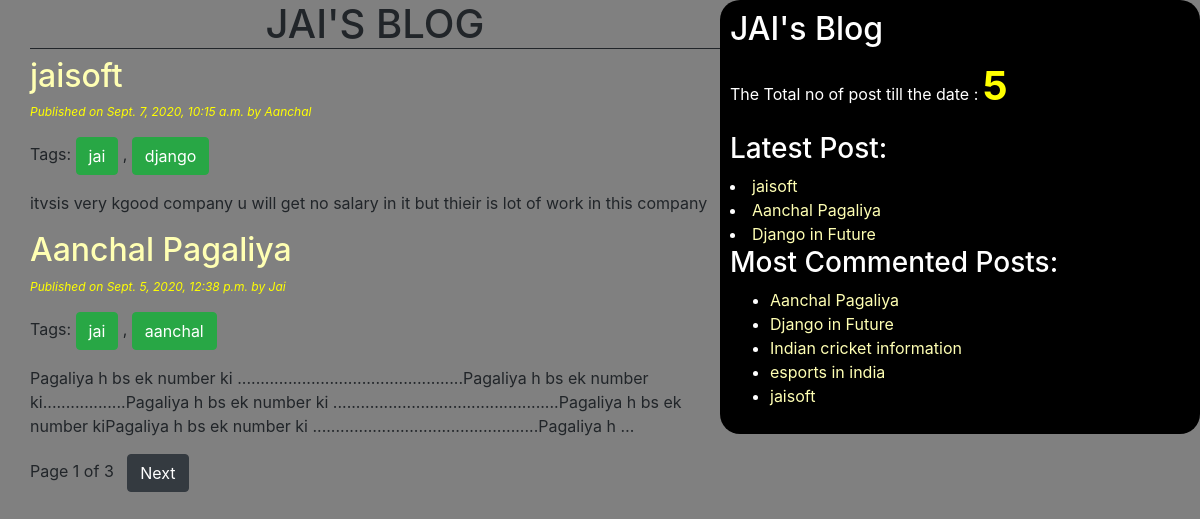
The page / on the database its author committed.
### blogapp/models.py (models this page shows, shortened)
class Post(models.Model):
    STATUS_CHOICES=(('draft', 'Draft'), ('published', 'Published'))
    title=models.CharField(max_length=256)
    slug=models.SlugField(max_length=256, unique_for_date='publish')
    author=models.ForeignKey(User, related_name='blog_posts', on_delete=models.CASCADE)
    body=models.TextField()
    publish=models.DateTimeField(default=timezone.now)
    created=models.DateTimeField(auto_now_add=True)
    updated = models.DateTimeField(auto_now=True)
    status=models.CharField(max_length=10, choices=STATUS_CHOICES, default='draft')
    objects=CustomManager()
    tags= TaggableManager()
    class Meta:
        ordering = ('-publish',)
    def get_absolute_url(self):
        return reverse('post_detail', args=[self.publish.year, self.publish.strftime('%m'), self.publish.strftime('%d'), self.slug]
        )

### blogapp/views.py (the view)
# urls.py: path('', views.post_list_view),
def post_list_view(request,tag_slug=None):
    post_list=Post.objects.all()
    tag=None
    if tag_slug:
        tag=get_object_or_404(Tag,slug=tag_slug)
        post_list= post_list.filter(tags__in=[tag])
    paginator=Paginator(post_list,2)
    page_number=request.GET.get('page')
    try:
        post_list=paginator.page(page_number)
    except PageNotAnInteger:
        post_list=paginator.page(1)
    except EmptyPage:
        post_list=paginator.page(paginator.num_pages)
    return render(request,'blog/post_list.html',{'post_list':post_list})

### blogapp/models.py (called while the page is built)
    def get_queryset(self):
        return super().get_queryset().filter(status='published')

### blogapp/templatetags/blog_tags.py (called while the page is built)
@register.simple_tag(name='my_tag')
def total_posts():
    return Post.objects.count()

@register.inclusion_tag('blog/latest_post123.html')
def show_latest_posts():
    latest_posts=Post.objects.order_by('-publish')[:3]
    return {'latest_posts':latest_posts}

@register.simple_tag
def get_most_commented_posts(count=5):
    return Post.objects.annotate(total_comments=Count('comments')).order_by('-total_comments')[:count]

### templates/blog/post_list.html (shortened to what this page needs)
<!DOCTYPE html>
{%extends 'blog/base.html'%}
{%block content%}
<h1> JAI'S BLOG</h1>
{%for post in post_list%}
<a href="{{post.get_absolute_url}}"><h2>{{post.title}}</h2></a>
<p id="date">Published on {{post.publish}} by {{post.author|title}}</p>
<p>Tags:
    {%for tag in post.tags.all %}
    <a href="{%url 'post_list_by_tag_name' tag.slug%}" class="btn btn-success">{{tag.name}}</a>
    {%if not forloop.last%},{%endif%}
    {%endfor%}
    </p>
{{post.body|truncatewords:30|linebreaks}}
{%endfor%}
{%include 'blog/pagination.html' with page=post_list%}
{%endblock%}

### templates/blog/base.html (shortened to what this page needs)
<!DOCTYPE html>
{%load blog_tags%}
{%load static%}
<html lang="en" dir="ltr">
  <head>
      <link rel="stylesheet" href="https://stackpath.bootstrapcdn.com/bootstrap/4.5.2/css/bootstrap.min.css">
      <link rel="stylesheet" href="{%static 'css/blog.css'%}">
  </head>
  <body>
  <div class="content">
      {%block content%}
      {%endblock%}
  </div>
  <div class="sidebar">
      <h2>JAI's Blog</h2>
      <p>The Total no of post till the date : <span id="pcount">{%my_tag%}</span></p>
      <h3>Latest Post:</h3>{%show_latest_posts%}
      <h3>Most Commented Posts:</h3>
      {%get_most_commented_posts as most_commented_posts%}
          <ul>
              {%for post in most_commented_posts%}
          <li><a href="{{post.get_absolute_url}}">{{post.title}}</a></li>
          {%endfor%}
          </ul>
  </div>
  </body>
</html>

### templates/blog/pagination.html (shortened to what this page needs)
<div class="paginator">
    <span>Page {{page.number}} of {{page.paginator.num_pages}}</span>&nbsp&nbsp
      {%if page.has_next%}
    <a href="?page={{page.next_page_number}}" class="btn btn-dark">Next</a>
    {%endif%}
</div>

### templates/blog/latest_post123.html (shortened to what this page needs)
<a>
    {%for post in latest_posts%}
    <li><a href="{{post.get_absolute_url}}" >{{post.title}}</a></li>
    {%endfor%}

### static/css/blog.css (style rules this page uses)
.content { width:60%; float: left; padding: 0 0 0 30px; }
.sidebar { width:40%; float:right; padding: 10px; background : #000; color:white; height:100%; border-radius: 20px; }
h1 { text-align:center; border-bottom:1px solid; }
body { background:grey; }
#date { color:yellow; font-size:12px; font-style:italic; }
a { color:#ffffb3; }
#pcount { font-size: 40px; color: yellow; font-weight: bold; }

### rows shown on the page
Post: title "jaisoft", publish "Sept. 7, 2020, 10:15 a.m.", author "Aanchal", body "itvsis very kgood company u will get no salary in it but thieir is lot of work in this company"
Tag: name "jai"
Tag: name "django"
Post: title "Aanchal Pagaliya", publish "Sept. 5, 2020, 12:38 p.m.", author "Jai", body "Pagaliya h bs ek number ki .................................................Pagaliya h bs ek number ki..................Pagaliya h bs ek number ki .................................................Pagaliya h bs ek number kiPagaliya h bs ek number ki .................................................Pagaliya h …"
Tag: name "aanchal"
Post: title "Django in Future"
Post: title "Indian cricket information"
Post: title "esports in india"

### other values the page prints
{{ page.number }} "1"
{{ page.paginator.num_pages }} "3"
